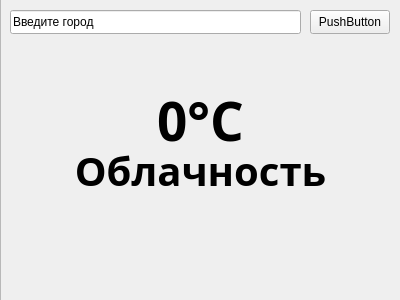
<?xml version="1.0" encoding="UTF-8"?>
<ui version="4.0">
 <class>WeatherRep</class>
 <widget class="QMainWindow" name="WeatherRep">
  <property name="geometry">
   <rect>
    <x>0</x>
    <y>0</y>
    <width>400</width>
    <height>300</height>
   </rect>
  </property>
  <property name="minimumSize">
   <size>
    <width>400</width>
    <height>270</height>
   </size>
  </property>
  <property name="maximumSize">
   <size>
    <width>400</width>
    <height>300</height>
   </size>
  </property>
  <property name="windowTitle">
   <string>MainWindow</string>
  </property>
  <property name="toolTip">
   <string/>
  </property>
  <property name="statusTip">
   <string/>
  </property>
  <property name="autoFillBackground">
   <bool>false</bool>
  </property>
  <property name="styleSheet">
   <string notr="true"/>
  </property>
  <widget class="QWidget" name="centralwidget">
   <widget class="QLabel" name="Temperature">
    <property name="geometry">
     <rect>
      <x>10</x>
      <y>90</y>
      <width>381</width>
      <height>61</height>
     </rect>
    </property>
    <property name="font">
     <font>
      <family>Candara</family>
      <pointsize>40</pointsize>
      <bold>true</bold>
     </font>
    </property>
    <property name="styleSheet">
     <string notr="true">color: rgb(0, 0, 0);</string>
    </property>
    <property name="lineWidth">
     <number>1</number>
    </property>
    <property name="text">
     <string>0°C</string>
    </property>
    <property name="alignment">
     <set>Qt::AlignCenter</set>
    </property>
    <property name="openExternalLinks">
     <bool>false</bool>
    </property>
   </widget>
   <widget class="QLabel" name="Weather">
    <property name="geometry">
     <rect>
      <x>0</x>
      <y>150</y>
      <width>401</width>
      <height>41</height>
     </rect>
    </property>
    <property name="font">
     <font>
      <family>Candara</family>
      <pointsize>30</pointsize>
      <bold>true</bold>
     </font>
    </property>
    <property name="styleSheet">
     <string notr="true">color: rgb(0, 0, 0);</string>
    </property>
    <property name="lineWidth">
     <number>1</number>
    </property>
    <property name="text">
     <string>Облачность</string>
    </property>
    <property name="alignment">
     <set>Qt::AlignCenter</set>
    </property>
    <property name="openExternalLinks">
     <bool>false</bool>
    </property>
   </widget>
   <widget class="QLineEdit" name="lineEdit">
    <property name="geometry">
     <rect>
      <x>10</x>
      <y>10</y>
      <width>291</width>
      <height>24</height>
     </rect>
    </property>
    <property name="text">
     <string>Введите город</string>
    </property>
   </widget>
   <widget class="QPushButton" name="pushButton">
    <property name="geometry">
     <rect>
      <x>310</x>
      <y>10</y>
      <width>80</width>
      <height>24</height>
     </rect>
    </property>
    <property name="text">
     <string>PushButton</string>
    </property>
   </widget>
   <widget class="QFrame" name="frame">
    <property name="geometry">
     <rect>
      <x>0</x>
      <y>-20</y>
      <width>401</width>
      <height>321</height>
     </rect>
    </property>
    <property name="styleSheet">
     <string notr="true">background-image: url(:/backgrounds/images/cloudy.jpg);</string>
    </property>
    <property name="frameShape">
     <enum>QFrame::StyledPanel</enum>
    </property>
    <property name="frameShadow">
     <enum>QFrame::Raised</enum>
    </property>
   </widget>
   <zorder>frame</zorder>
   <zorder>Weather</zorder>
   <zorder>Temperature</zorder>
   <zorder>lineEdit</zorder>
   <zorder>pushButton</zorder>
  </widget>
 </widget>
 <resources/>
 <connections/>
</ui>
